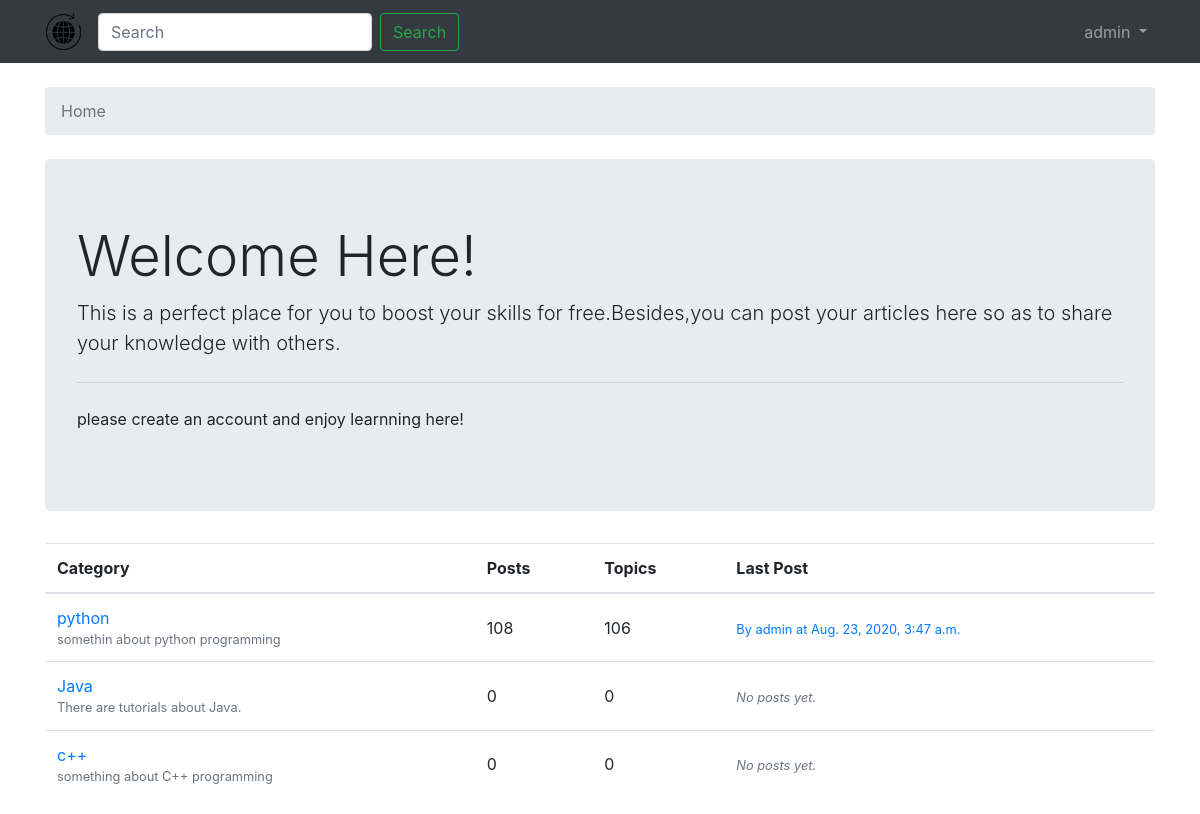
The page / (signed in) on the database its author committed.
### boards/models.py (models this page shows, shortened)
class Board(models.Model):
    name = models.CharField(max_length=30, unique=True)
    description = models.CharField(max_length=100)
    def get_posts_count(self):
        return Post.objects.filter(topic__board=self).count()
    def get_last_post(self):
        return Post.objects.filter(topic__board=self).order_by('-created_at').first()

class Post(models.Model):
    message = models.TextField(max_length=4000)
    topic = models.ForeignKey(Topic, related_name='posts',on_delete=models.CASCADE)
    created_at = models.DateTimeField(auto_now_add=True)
    updated_at = models.DateTimeField(null=True)
    created_by = models.ForeignKey(User, related_name='posts',on_delete=models.CASCADE)
    updated_by = models.ForeignKey(User, null=True, related_name='+',on_delete=models.CASCADE)

### boards/views.py (the view)
# urls.py: url(r'^$',views.BoardListView.as_view(),name='home'),
class BoardListView(ListView):
	model = Board
	context_object_name = 'boards'
	template_name = 'home.html'

### templates/home.html (shortened to what this page needs)
{% extends 'base.html' %}
{% block breadcrumb %}
<li class="breadcrumb-item active">Home</li>
{% endblock %}
{% block content %}
<div class="jumbotron">
<h1 class="display-4">Welcome Here!</h1>
<p class="lead">This is a perfect place for you to boost your skills for free.Besides,you can post your articles here so as to share your knowledge with others.</p>
<hr class="my-4">
<p>please create an account and enjoy learnning here!</p>
</div>
<table class="table">
<thead class="thead-inverse">
<tr>
<th>Category</th>
<th>Posts</th>
<th>Topics</th>
<th>Last Post</th>
</tr>
</thead>
<tbody>
{% for board in boards %}
<tr>
<td>
<a href="{% url 'board_topics' board.pk %}">{{ board.name }}</a>
<small class="text-muted d-block">{{ board.description }}</small>
</td>
<td class="align-middle">
{{ board.get_posts_count }}
</td>
<td class="align-middle">
{{ board.topics.count }}
</td>
<td class="align-middle">
{% with post=board.get_last_post %}
{% if post %}
<small>
<a href="{% url 'topic_posts' board.pk post.topic.pk %}">
By {{ post.created_by.username }} at {{ post.created_at }}
</a>
</small>
{% else %}
<small class="text-muted">
<em>No posts yet.</em>
</small>
{% endif %}
{% endwith %}
</td>
</tr>
{% endfor %}
</tbody>
</table>
{% endblock %}

### templates/base.html (shortened to what this page needs)
{% load static %}<!DOCTYPE html>
<html>
  <head>
    <link rel="stylesheet" href="{% static 'css/bootstrap.css' %}">
    <link rel="stylesheet" href="{% static 'css/bootstrap.css' %}">
    <link rel="stylesheet" href="{% static 'css/app.css' %}">
  </head>
  <body>
  {% block body %}
    <nav class="navbar sticky-top navbar-expand-sm navbar-dark bg-dark">
  <div class="container">
  <a class="navbar-brand" href="{% url 'home' %}"><img src = "{% static 'img/icon.png' %}"></a>
  <form class="form-inline">
    <input class="form-control mr-sm-2" type="search" placeholder="Search" aria-label="Search">
    <button class="btn btn-outline-success my-2 my-sm-0" type="submit">Search</button>
  </form>
    <div class="collapse navbar-collapse" id="mainMenu">
      {% if user.is_authenticated %}
        <ul class="navbar-nav ml-auto">
          <li class="nav-item dropdown">
            <a class="nav-link dropdown-toggle" href="#" id="userMenu" data-toggle="dropdown" aria-haspopup="true" aria-expanded="false">
              {{ user.username }}
            </a>
          </li>
        </ul>
      {% else %}
        <form class="form-inline ml-auto">
          <a href="{% url 'login' %}" class="btn btn-outline-secondary">Log in</a>
          <a href="{% url 'signup' %}" class="btn btn-primary ml-2">Sign up</a>
        </form>
      {% endif %}
    </div>
  </div>
    </nav>
    <div class="container">
      <ol class="breadcrumb my-4">
        {% block breadcrumb %}
        {% endblock %}
      </ol>
      {% block content %}
      {% endblock %}
    </div>
  {% endblock body %}
  </body>
</html>

### static/css/app.css (style rules this page uses)
.navbar-brand { font-family: 'Peralta', cursive; }

### rows shown on the page
Board: name "python", description "somethin about python programming", get_posts_count "108", topics.count "106", get_last_post.created_by.username "admin", get_last_post.created_at "Aug. 23, 2020, 3:47 a.m."
Board: name "Java", description "There are tutorials about Java.", get_posts_count "0", topics.count "0", shows "No posts yet."
Board: name "c++", description "something about C++ programming", get_posts_count "0", topics.count "0", shows "No posts yet."

### other values the page prints
{{ user.username }} "admin"
